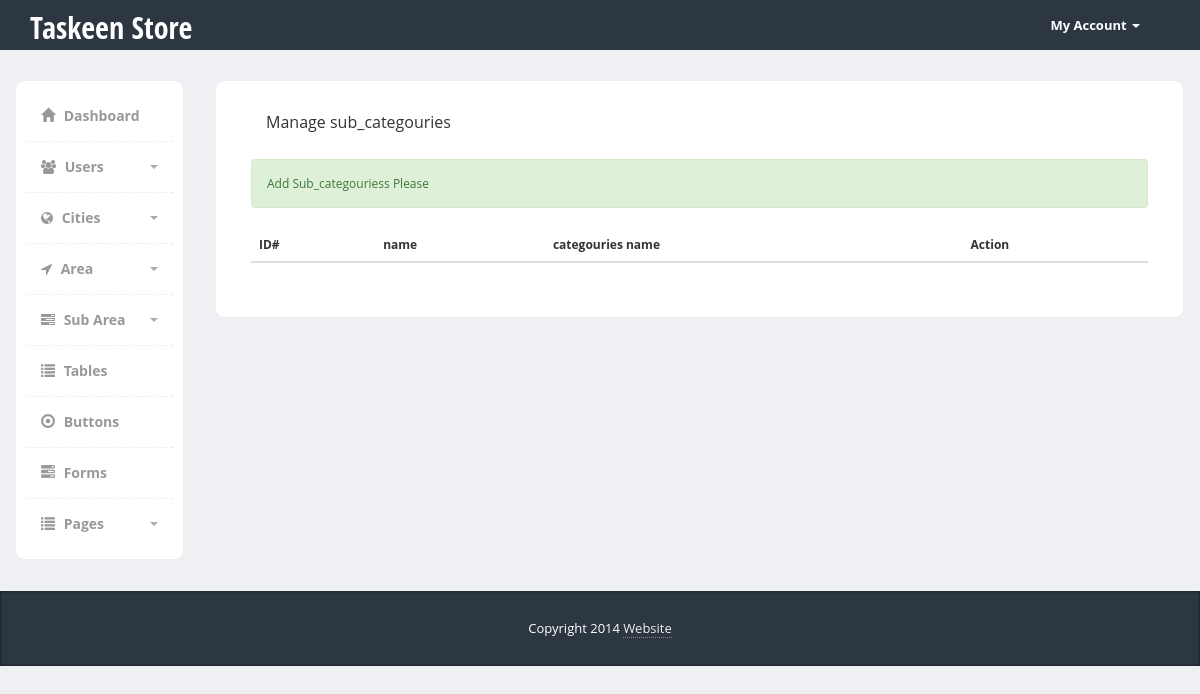
Page /Admin/sub_categouries.php (signed in) on the earlier database version.
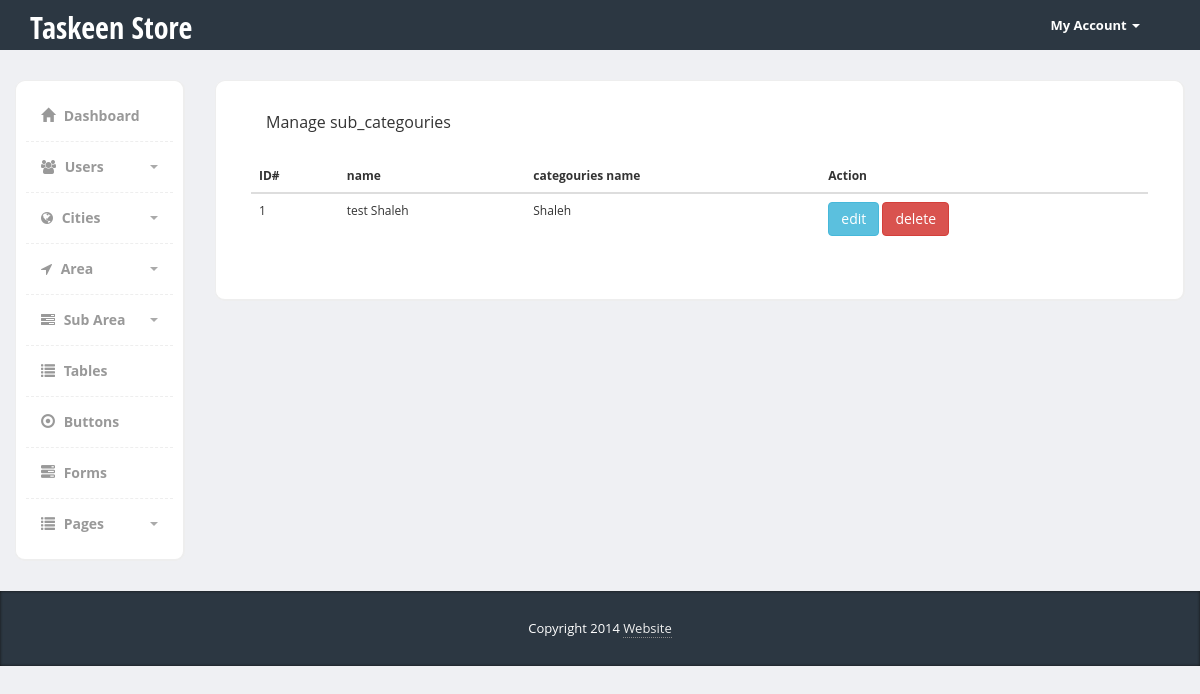
Same page on the later database version.
### tables this page shows
CREATE TABLE `sub_categouries` (
  `id` int(11) NOT NULL,
  `name` varchar(255) NOT NULL,
  `categoury_id` int(10) NOT NULL
);

CREATE TABLE `categouries` (
  `id` int(11) NOT NULL,
  `name` varchar(255) NOT NULL
);

### Admin/sub_categouries.php (the view, shortened to what this page needs)
<?php
    if (isset($_SESSION["admin_mail"])) {
        include "init.php";
        $do = isset($_GET['do']) ? $_GET['do'] : 'Manage';
?>
<div class="page-content">
    <div class="row">
        <?php
        include "includes/templates/sidebar.php";
        ?>
        <?php if ($do == 'Manage'): ?>
        <div class="col-md-10">
            <div class="content-box-large">
                <div class="panel-heading">
                    <div class="panel-title">
                        Manage sub_categouries
                    </div>
                </div>
                <?php
                    $stmt = $conn->prepare("SELECT
                                                sub_categouries.*,
                                                categouries.name AS CITY_NAME,
                                                categouries.id AS CITY_ID
                                             FROM
                                                sub_categouries
                                             INNER JOIN
                                                categouries
                                             ON
                                               categouries.id = sub_categouries.categoury_id
                                             ORDER BY
                                                id
                                             DESC");
                    $stmt->execute();
                    $rows = $stmt->fetchAll();
                    $count = $stmt->rowCount();
                ?>
                <div class="panel-body">
                    <div class="table-responsive">
                        <table class="table">
                            <thead>
                                <tr>
                                    <th>ID#</th>
                                    <th>name</th>
                                    <th>categouries name</th>
                                    <th>Action</th>
                                </tr>
                            </thead>
                            <tbody>
                                <?php if ($count > 0): ?>
                                    <?php foreach ($rows as $row): ?>
                                        <tr>
                                            <td><?php echo $row['id']; ?></td>
                                            <td><?php echo $row['name']; ?></td>
                                            <td><?php echo $row['CITY_NAME']; ?></td>
                                            <td>
                                               <a href="sub_categouries.php?do=Edit&sub_categouriesId=<?php echo $row['id']; ?>" class="btn btn-info">edit</a>
                                               <a href="sub_categouries.php?do=Delete&sub_categouriesId=<?php echo $row['id']; ?>" class="btn btn-danger">delete</a>
                                            </td>
                                        </tr>
                                    <?php endforeach; ?>
                                <?php else: ?>
                                    <tr>
                                        <div class="alert alert-success">Add Sub_categouriess Please</div>
                                    </tr>
                                <?php endif; ?>
                            </tbody>
                        </table>
                    </div>
                </div>
            </div>
        </div>
        <?php endif; ?>
  </div>
</div>
<?php
        include "includes/templates/footer.php";
    }else {
        header ("Location: login.php");
        exit();
    }
?>

Differences in the rows shown:
added sub_categouries: id "1", name "test Shaleh", categoury.name "Shaleh"
Other differences:
text no longer shown: "Add Sub_categouriess Please"
